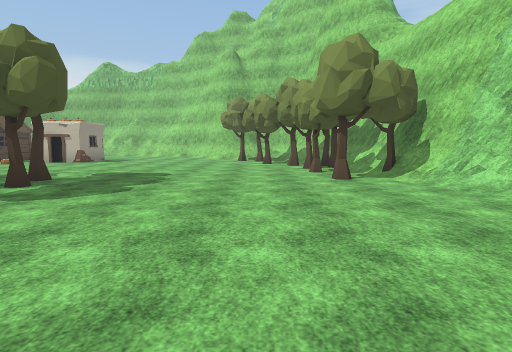
[1] (above)

24 first-person views from a walk through a scene from a Unity 3-D project. The camera is 1.5 m above the floor, tilts 6° down and sees 80° across. The floor is counted in squares, 2 m on a side. Each view is taken from the middle of a square. On the plan, view 1 faces up. The plan holds only what a view shows up to about 10 squares ahead; the rest is blank. The place goes on beyond the plan. Some animated figures are not drawn. Some surface patterns are stand-ins.

[2]
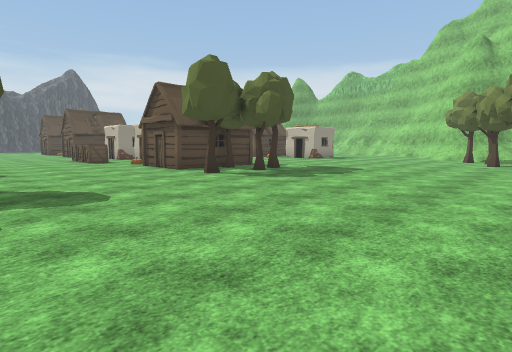

[3]
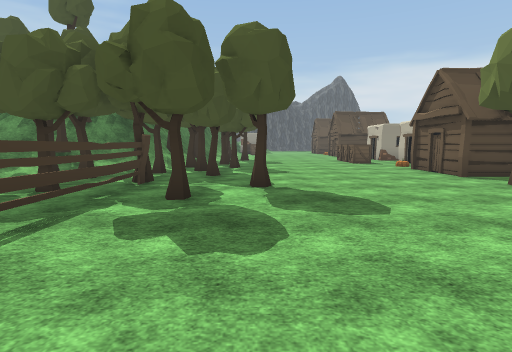

[4]
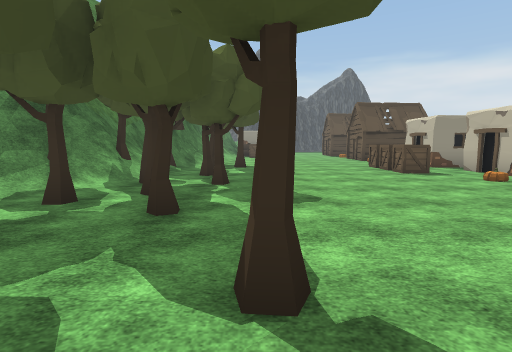

[5]
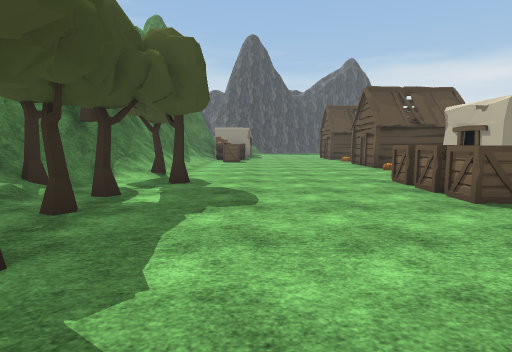

[6]
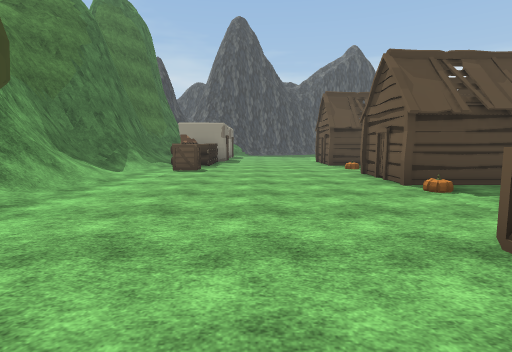

[7]
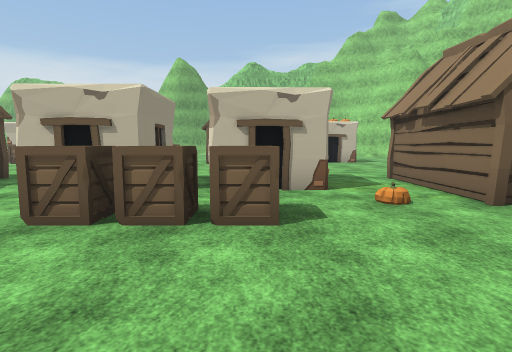

[8]
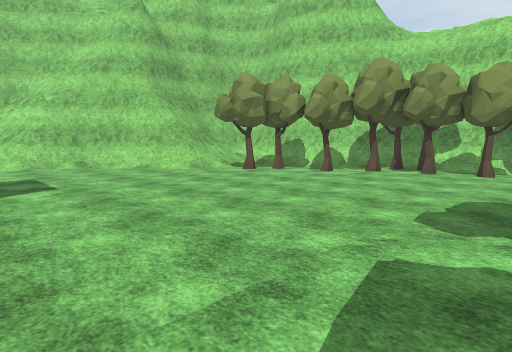

[9]
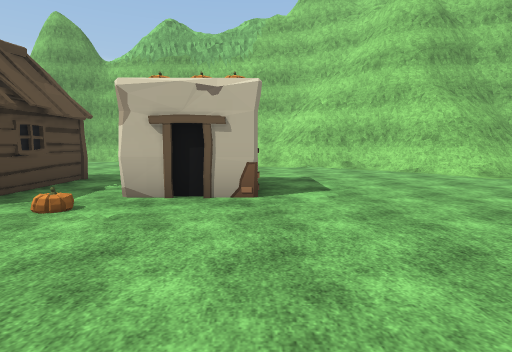

[10]
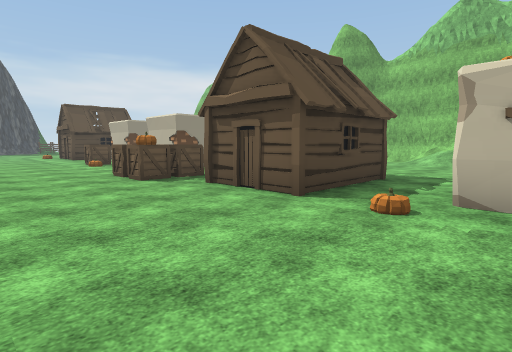

[11]
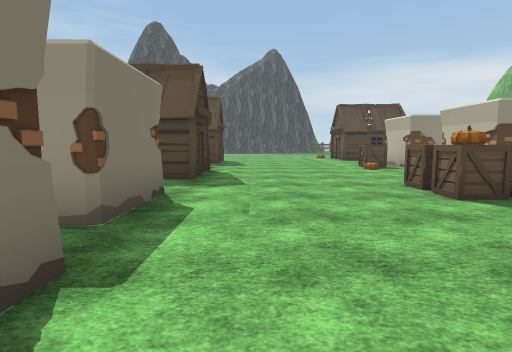

[12]
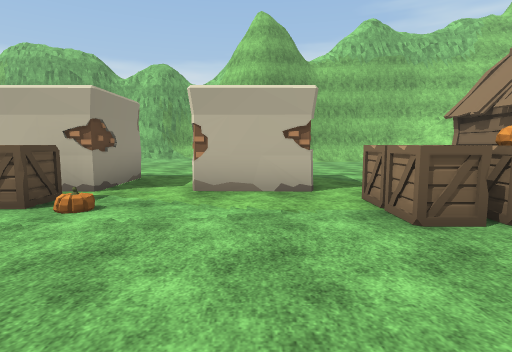

[13]
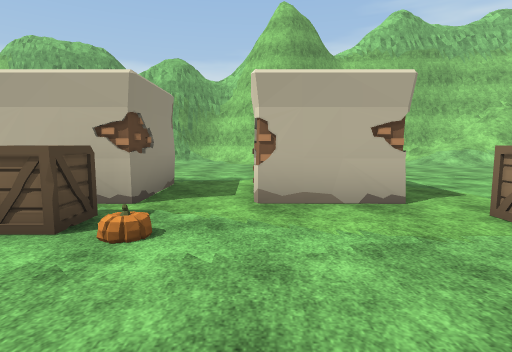

[14]
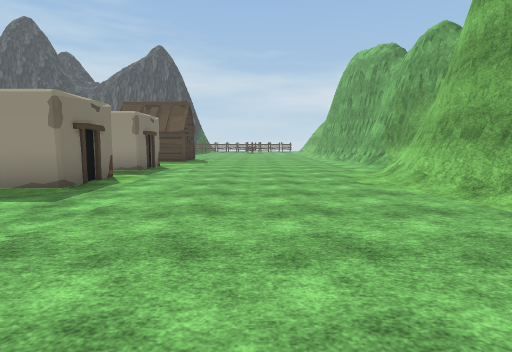

[15]
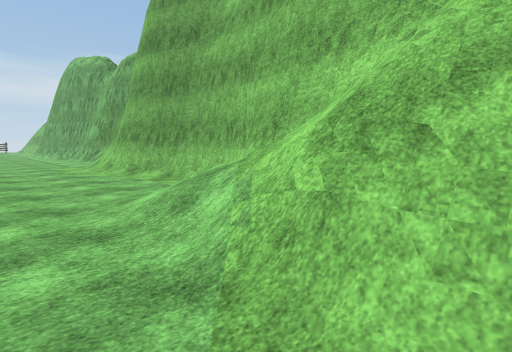

[16]
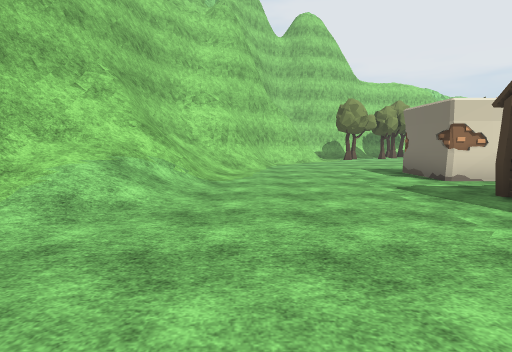

[17]
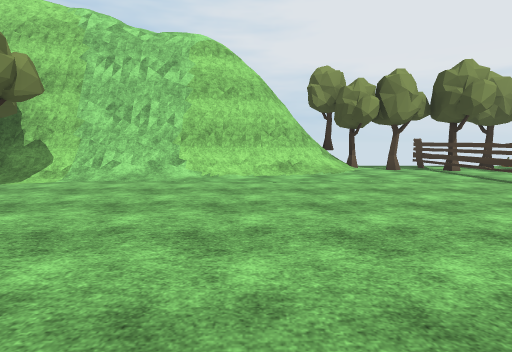

[18]
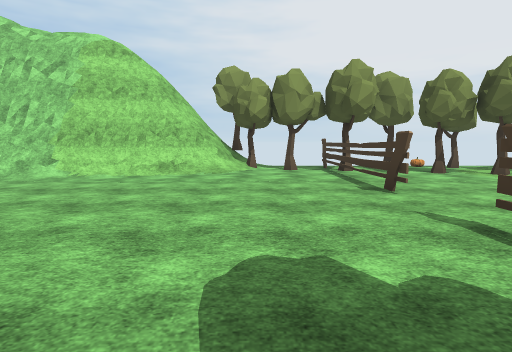

[19]
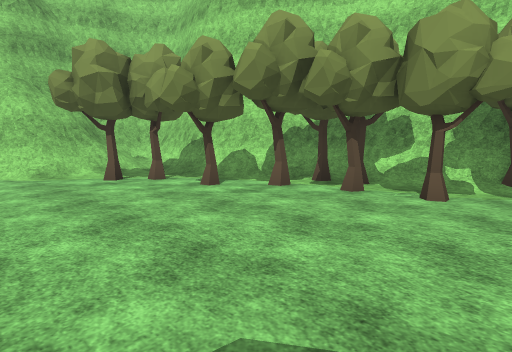

[20]
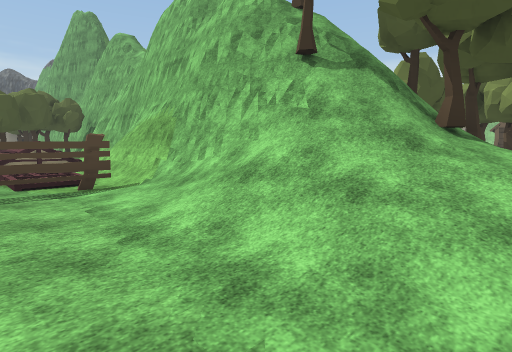

[21]
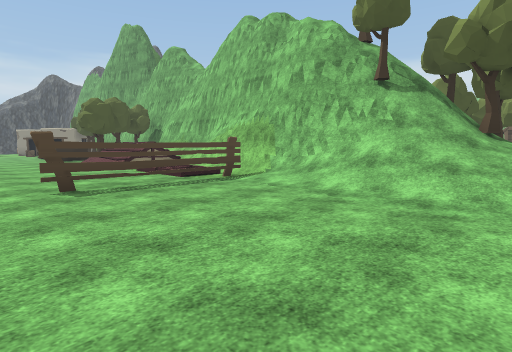

[22]
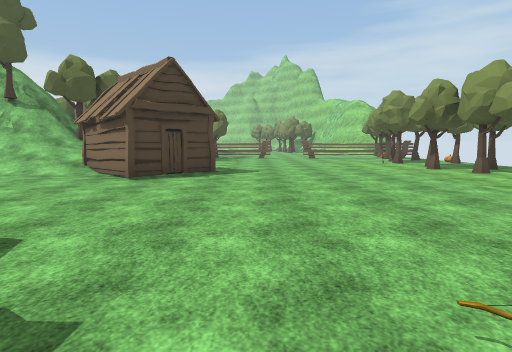

[23]
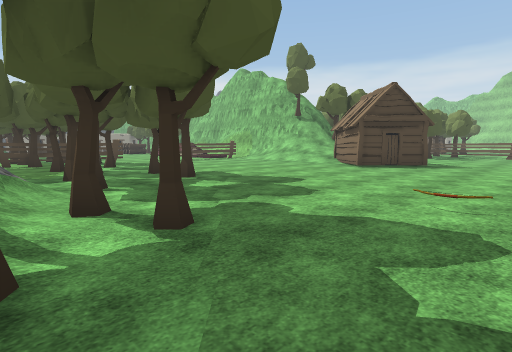

[24]
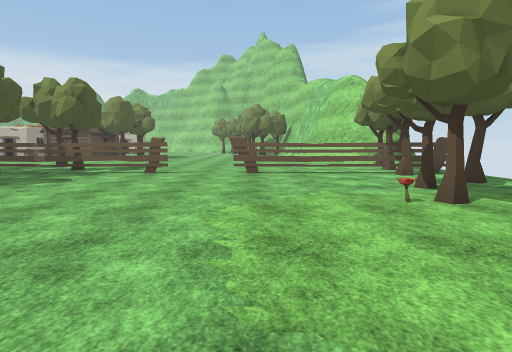

### Floor plan
Key: @ floor where view 1 was taken; # wall or solid block; x gap in a wall; . main floor; : floor 0.25 m higher than the main floor; + floor 8 m higher than the main floor; / step, stairs or slope; = window, fence, low wall or low ledge; T tree; H hut; I thing the floor can be seen under or through; C crate; O other object.
Columns run from 21 left of view 1 to 7 right of it. Each row starts with its distance up from view 1.
 22 #/############
 21 ..//##/..//==####
 20 .........///#=/##
 19 ........../////=#
 18 .............../###
 17 ..................######
 16 ................../##//#
 15 ...................////#
 14 ##.O #..HHH.###.....T./#
 13 #O.###.   H.# O......T/#
 12  C....CCHHH..........T.##
 11  .....CC..............T.##
 10  ......................T##
  9  ......................T/#
  8  ......................T/#
  7  ......................TT#
  6     H..##. O.H HT........#
  5     H..#O.##.H T.T.......##
  4 ...HH:.......HHH.T.......##
  3 ........CCC............../#
  2 ........................./#
  1 ..........................###
  0 .....................@....//T
 -1  C......T........T.........T:
 -2 /......T..TTT..T..T........T.
 -3 #//////////.TT..TIIII..IIIIIx
 -4 #########T/T//T..T.........T.
 -5         ####T//T...........T.
 -6         #   T#TT O .......T..
 -7        ###=TT# /   ......OT.T
 -8        ###+TT/TT    .........
 -9     #######T#///   .......O..
-10        ######///HH ......T.T.
-11       ////x/////H.HH......T.
-12       ////I......HH........
-13       ....I...............
-14    .......I..............
-15    .......I..............
-16          ...............
-17               .........
-18             T..TT......
-19             ..T..T.....
-20           T.T..TT......
-21            ..T..//TT...
-22            T        T..

Where each view was taken, in squares from view 1:
view 1: 0 up, 0 right, facing up
view 2: 1 down, 2 right, facing up-left
view 3: 1 down, 1 right, facing left
view 4: 1 down, 3 left, facing left
view 5: 0 up, 7 left, facing left
view 6: 1 up, 11 left, facing left
view 7: 0 up, 11 left, facing up
view 8: 7 up, 7 left, facing up-right
view 9: 8 up, 7 left, facing up
view 10: 8 up, 8 left, facing up-left
view 11: 8 up, 10 left, facing left
view 12: 8 up, 17 left, facing up
view 13: 9 up, 18 left, facing up
view 14: 18 up, 11 left, facing left
view 15: 18 up, 8 left, facing up-left
view 16: 18 up, 15 left, facing right
view 17: 2 up, 3 left, facing right
view 18: 1 down, 3 left, facing right
view 19: 7 up, 3 left, facing up-right
view 20: 13 down, 6 left, facing up-left
view 21: 16 down, 6 left, facing up-left
view 22: 19 down, 1 left, facing up
view 23: 22 down, 1 right, facing up-left
view 24: 11 down, 2 right, facing up
